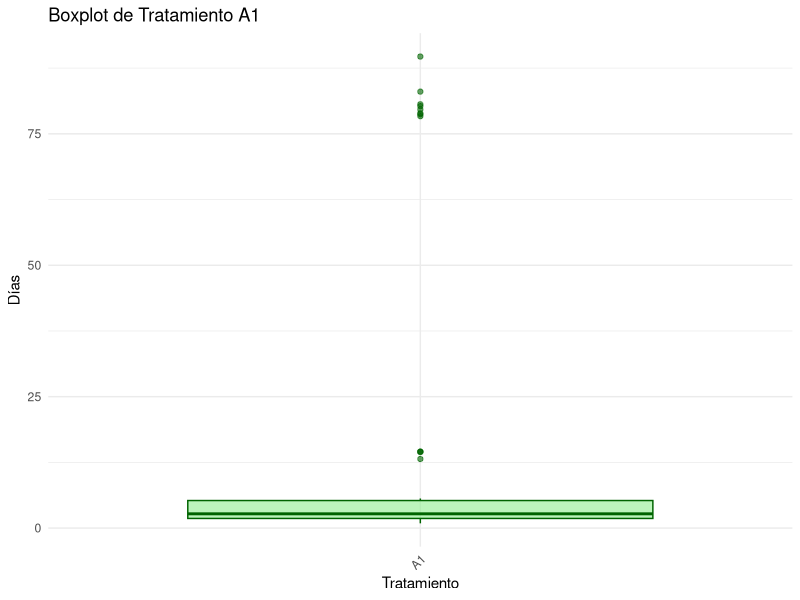
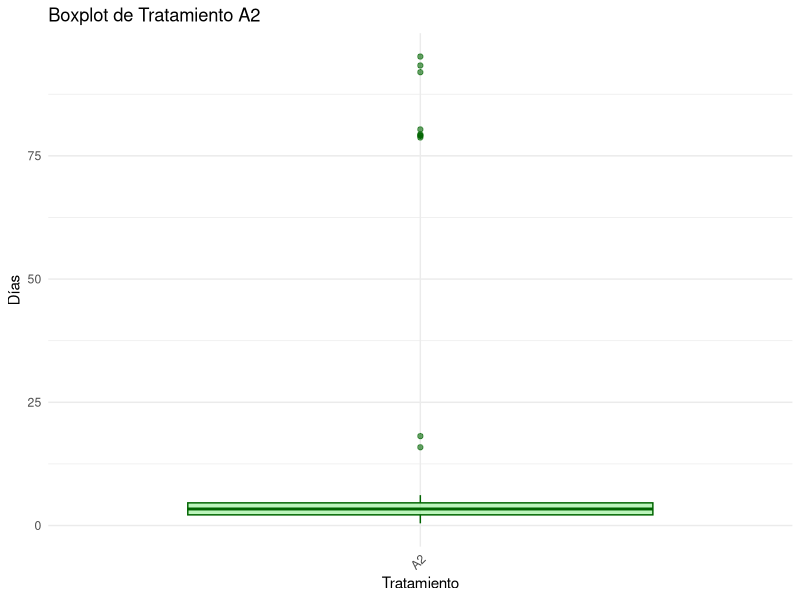
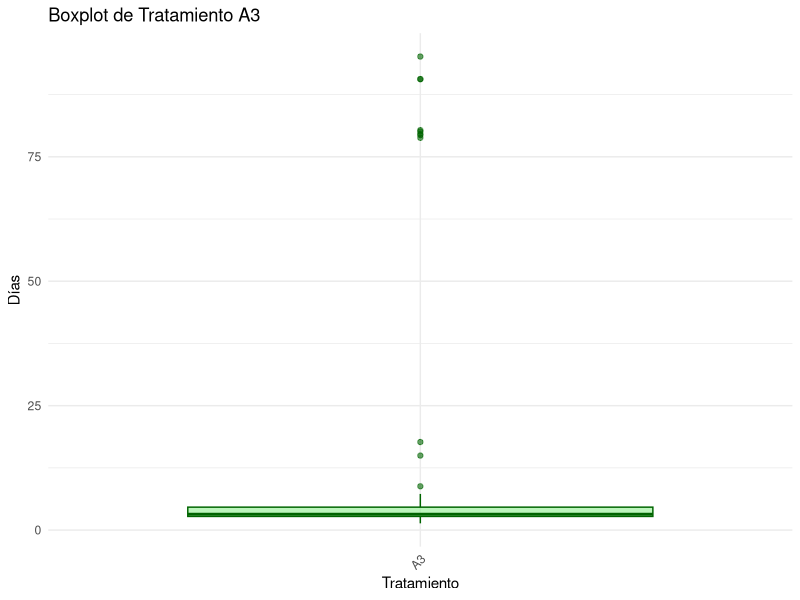

These charts were generated, in order, by the following R code:
# Crear la tabla en R
data <- data.frame(
  Tratamiento = rep(c("A1", "A2", "A3"), each = 50),
  Repeticiones = rep(rep(c("I", "II", "III", "IV", "V"), each = 2 * 5), times = 3),
  dias = c(
    14.52, 1.81, 4.08, 2.19, 2.80, 2.36, 1.91, 3.99, 1.81, 1.95,
    89.70, 1.36, 80.63, 2.99, 80.27, 1.32, 79.63, 2.59, 83.03, 1.45,
    14.515, 1.36, 3.18, 3.08, 2.45, 1.50, 1.77, 3.45, 2.45, 1.72,
    13.15, 0.91, 2.27, 3.82, 2.09, 1.00, 3.22, 3.22, 2.63, 1.63,
    14.52, 3.63, 78.36, 5.63, 2.18, 78.72, 3.08, 2.18, 78.91, 1.54,
    93.33, 2.27, 3.63, 4.26, 79.36, 2.81, 3.49, 3.77, 79.04, 2.40,
    18.144, 2.27, 1.81, 6.17, 1.91, 2.09, 3.40, 3.31, 1.95, 1.68,
    91.97, 0.91, 4.08, 3.99, 80.36, 2.99, 2.63, 3.54, 78.72, 2.13,
    15.88, 0.45, 4.08, 4.54, 2.63, 2.64, 3.54, 2.42, 1.72, 1.86,
    95.14, 5.90, 1.82, 4.62, 79.18, 2.99, 3.72, 2.95, 1.54, 1.68,
    90.61, 3.18, 1.36, 8.80, 78.81, 4.63, 3.04, 2.86, 80.09, 2.99,
    14.97, 2.72, 3.18, 4.17, 3.09, 3.90, 3.45, 3.18, 2.81, 2.99,
    95.14, 2.72, 4.54, 3.36, 80.36, 2.54, 3.81, 3.54, 79.59, 2.81,
    17.69, 1.81, 1.36, 2.00, 7.26, 3.08, 3.11, 2.42, 2.04, 2.00,
    90.61, 2.27, 4.08, 4.17, 79.36, 3.18, 2.50, 2.95, 2.81, 2.63
  )
)

# Imprimir la tabla
print(data)

# Realizar la prueba de Shapiro-Wilk para cada grupo de tratamiento
unique_treatments <- unique(data$Tratamiento)

for (treatment in unique_treatments) {
  subset_data <- data[data$Tratamiento == treatment, "dias"]
  shapiro_result <- shapiro.test(subset_data)
  
  cat("Tratamiento:", treatment, "\n")
  cat("p-value:", shapiro_result$p.value, "\n")
  
  if (shapiro_result$p.value < 0.05) {
    cat("La distribución no es normal (rechazar H0)\n\n")
  } else {
    cat("La distribución es normal (no se puede rechazar H0)\n\n")
  }
}

# Librería necesaria para cálculos de percentiles
library(Hmisc)

# Tratamientos únicos
unique_treatments <- unique(data$Tratamiento)

# Calcular medidas para cada tratamiento
for (treatment in unique_treatments) {
  subset_data <- data[data$Tratamiento == treatment, "dias"]
  
  cat("Tratamiento:", treatment, "\n")
  
  # Medidas de tendencia central
  mean_val <- mean(subset_data)
  cat("Media:", mean_val, "\n")
  
  moda_val <- as.numeric(names(table(subset_data))[table(subset_data) == max(table(subset_data))])
  cat("Moda:", moda_val, "\n")
  
  median_val <- median(subset_data)
  cat("Mediana:", median_val, "\n")
  
  # Medidas de dispersión
  var_val <- var(subset_data)
  cat("Varianza:", var_val, "\n")
  
  sd_val <- sd(subset_data)
  cat("Desviación Estándar:", sd_val, "\n")
  
  se_val <- sd_val / sqrt(length(subset_data))
  cat("Error Estándar:", se_val, "\n")
  
  cv_val <- (sd_val / mean_val) * 100
  cat("Coeficiente de Variación:", cv_val, "%\n")
  
  range_val <- range(subset_data)[2] - range(subset_data)[1]
  cat("Rango:", range_val, "\n")
  
  # Medidas de posición
  quantiles <- quantile(subset_data, probs = c(0.25, 0.5, 0.75))
  cat("Cuartiles (25%, 50%, 75%):", quantiles, "\n")
  
  deciles <- Hmisc::wtd.quantile(subset_data, probs = seq(0.1, 0.9, by = 0.1))
  cat("Deciles:", deciles, "\n")
  
  percentiles <- Hmisc::wtd.quantile(subset_data, probs = seq(0.01, 0.99, by = 0.01))
  cat("Percentiles (1-99):", percentiles, "\n")
  
  cat("\n")
}
# Cargar la librería necesaria
library(ggplot2)

# Tratamientos únicos
unique_treatments <- unique(data$Tratamiento)

# Crear gráficos para cada tratamiento
for (treatment in unique_treatments) {
  subset_data <- data[data$Tratamiento == treatment, ]
  
  # Crear gráfico de boxplot
  gg_boxplot <- ggplot(subset_data, aes(x = Tratamiento, y = dias)) +
    geom_boxplot(fill = "lightgreen", color = "darkgreen", alpha = 0.6) +
    labs(title = paste("Boxplot de Tratamiento", treatment), x = "Tratamiento", y = "Días") +
    theme_minimal() +
    theme(axis.text.x = element_text(angle = 45, hjust = 1))
  
  # Imprimir los gráficos
  print(gg_boxplot)
}

# Librería necesaria para la prueba de Shapiro-Wilk
library(stats)

# Tratamientos únicos
unique_treatments <- unique(data$Tratamiento)

# Realizar análisis para cada tratamiento
for (treatment in unique_treatments) {
  subset_data <- data[data$Tratamiento == treatment, "dias"]
  
  cat("Tratamiento:", treatment, "\n")
  
  # Medidas de tendencia central
  mean_val <- mean(subset_data)
  cat("Media:", mean_val, "\n")
  
  median_val <- median(subset_data)
  cat("Mediana:", median_val, "\n")
  
  # Desviación estándar
  sd_val <- sd(subset_data)
  cat("Desviación Estándar:", sd_val, "\n")
  
  # Prueba de Shapiro-Wilk
  shapiro_result <- shapiro.test(subset_data)
  cat("Prueba de Shapiro-Wilk - p-value:", shapiro_result$p.value, "\n")
  
  if (shapiro_result$p.value < 0.05) {
    cat("La distribución no es normal (rechazar H0)\n\n")
  } else {
    cat("La distribución es normal (no se puede rechazar H0)\n\n")
  }
}

# ANOVA (Análisis de varianza)
# Realizar análisis de varianza (ANOVA)
anova_result <- aov(dias ~ Tratamiento, data = data)

# Imprimir el resultado del ANOVA
print(summary(anova_result))
